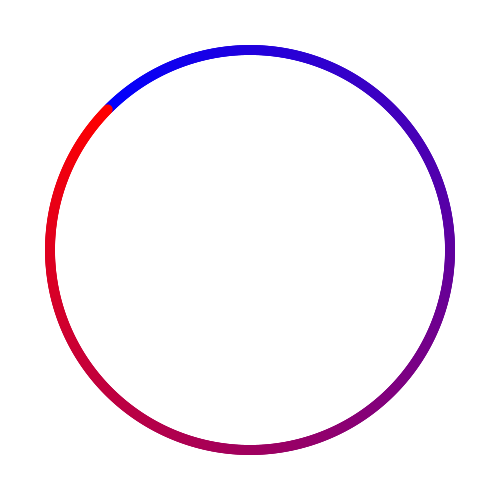
Frame 1 (no input)
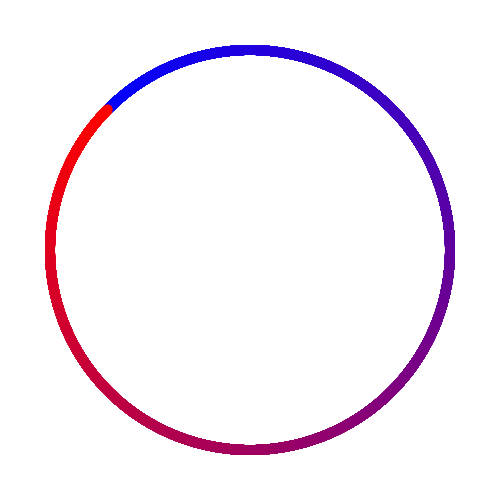
Frame 60 (the mouse pressed at the canvas centre just before this capture)
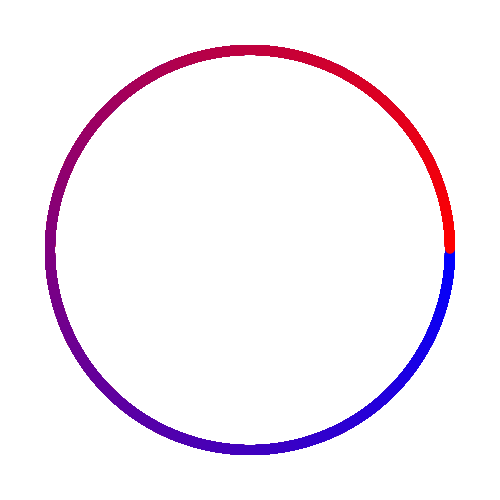
Frame 120 (the mouse held since frame 60 and released just before this capture)

The Processing sketch that drew these frames (run headless with seeded random() and noise(); from frame 60 on, the mouse is pressed at the canvas centre):

// Processing sketch: Color_by_Angle
// ── Color_by_Angle.pde
int d = 200;
PVector mouseV;
PVector i = new PVector(1, 0);

void setup() {
  size(500, 500); 
  background(255);
}

void draw() {
  translate(width/2, height/2);
  mouseV = new PVector(mouseX - width/2, mouseY - height/2);

  float arg = PVector.angleBetween(mouseV, i);
  //map(mouseX, 0, width, 0, 2*PI);
  //atan((mouseX - width/2)/(mouseY - height/2));
  if (mouseY < height/2) {
    arg = 2*PI - arg;
  }

  for (int i = 0; i < 1000; i++) {
    float theta;
    color c;
    theta = map(i, 0, 1000, 0, 2*PI);
    c = color(map(theta, 0, 2*PI, 0, 255), 0, map(theta, 0, 2*PI, 255, 0));
    noStroke();
    fill(c);
    ellipse(d*cos(theta + arg), d*sin(theta + arg), 10, 10);
  }
}
